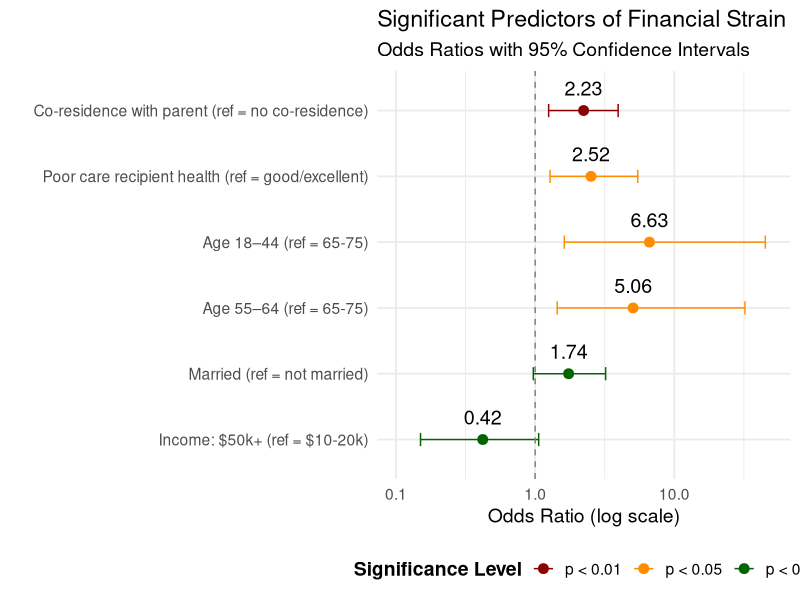

This figure's R source:
# Load library
library(ggplot2)

# Create data
forest_data <- data.frame(
  Variable = c("Co-residence with parent (ref = no co-residence)",
               "Poor care recipient health (ref = good/excellent)",
               "Age 18–44 (ref = 65-75)",
               "Age 55–64 (ref = 65-75)",
               "Married (ref = not married)",
               "Income: $50k+ (ref = $10-20k)"),
  OR = c(2.23, 2.52, 6.63, 5.06, 1.74, 0.42),
  Lower = c(1.25, 1.28, 1.62, 1.44, 0.97, 0.15),
  Upper = c(3.95, 5.46, 45.1, 32.2, 3.21, 1.06),
  pval = c(0.006, 0.012, 0.019, 0.031, 0.069, 0.077)
)

# Assign significance level
forest_data$sig_level <- cut(forest_data$pval,
                             breaks = c(-Inf, 0.01, 0.05, 0.1),
                             labels = c("p < 0.01", "p < 0.05", "p < 0.1"))

# Set color palette
sig_colors <- c("p < 0.01" = "darkred",
                "p < 0.05" = "darkorange",
                "p < 0.1"  = "darkgreen")

# Order for plotting
forest_data$Variable <- factor(forest_data$Variable, levels = rev(forest_data$Variable))

# Plot with labels above points
ggplot(forest_data, aes(x = OR, y = Variable, color = sig_level)) +
  geom_point(size = 3) +
  geom_errorbarh(aes(xmin = Lower, xmax = Upper), height = 0.2) +
  geom_vline(xintercept = 1, linetype = "dashed", color = "gray50") +
  geom_text(aes(label = round(OR, 2)), 
            vjust = -1,  # positions label above the point
            size = 5, 
            color = "black") +
  scale_x_log10(limits = c(0.1, 50)) +
  scale_color_manual(values = sig_colors, name = "Significance Level") +
  labs(
    title = "Significant Predictors of Financial Strain",
    subtitle = "Odds Ratios with 95% Confidence Intervals",
    x = "Odds Ratio (log scale)",
    y = ""
  ) +
  theme_minimal(base_size = 14) +
  theme(
    legend.position = "bottom",
    legend.title = element_text(face = "bold")
  )
